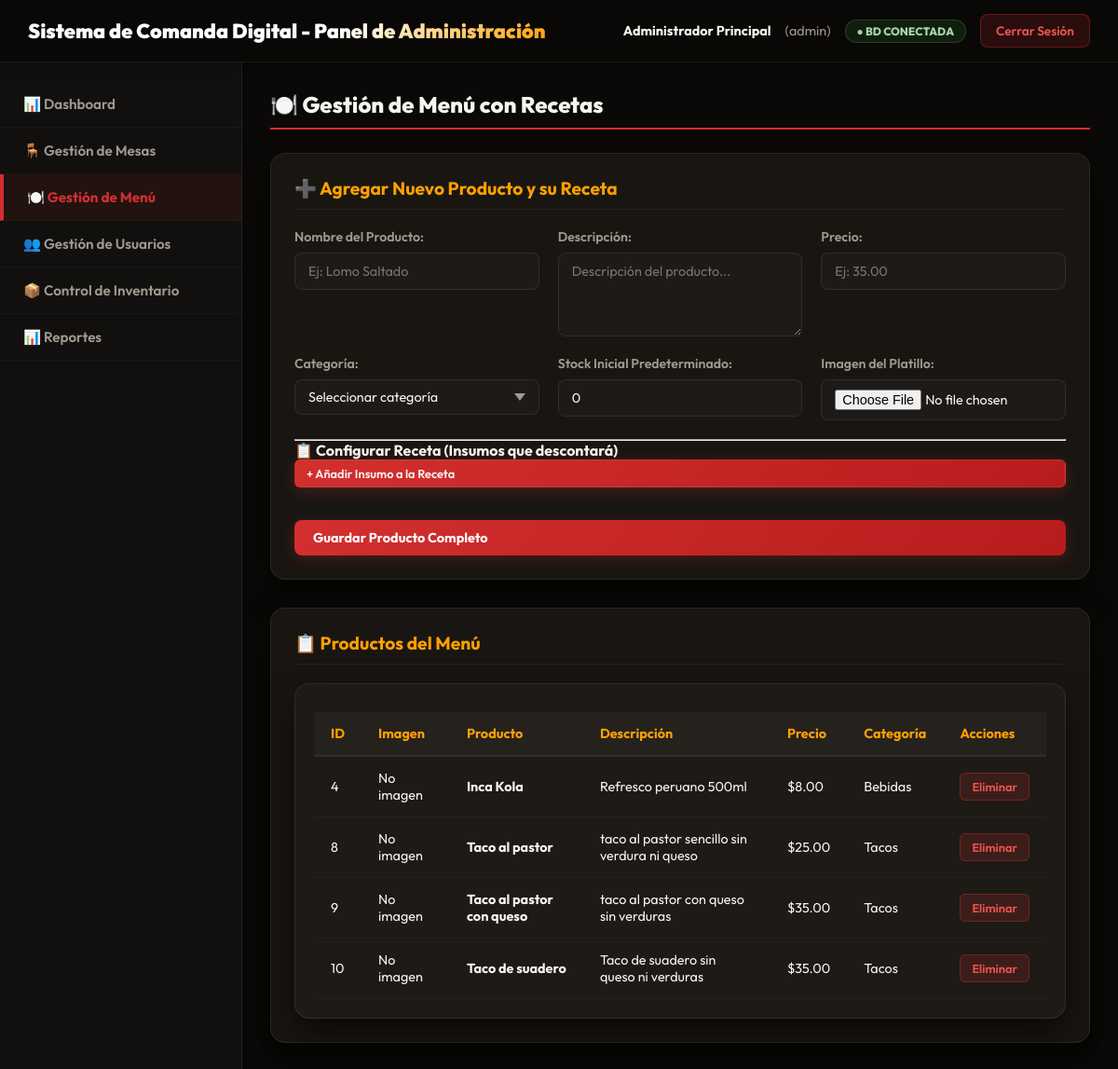
/index.php?action=admin&seccion=menu (signed in), run on an earlier commit of the app's database.
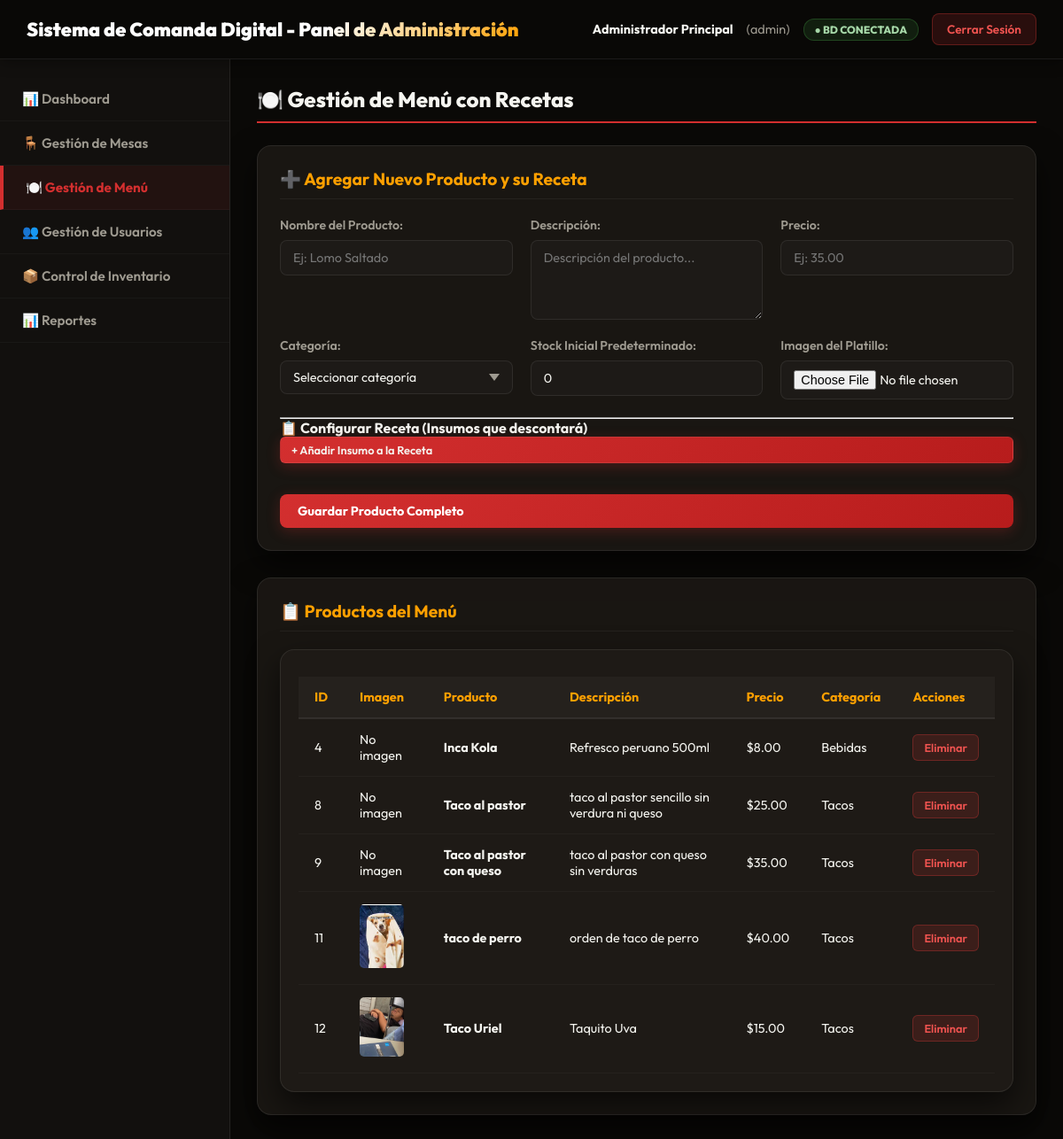
And on a later commit of the database.
### tables this page shows
CREATE TABLE `productos` (
  `id` int(11) NOT NULL,
  `nombre` varchar(200) NOT NULL,
  `descripcion` text DEFAULT NULL,
  `precio` decimal(10,2) NOT NULL,
  `categoria_id` int(11) DEFAULT NULL,
  `imagen_url` varchar(500) DEFAULT NULL,
  `stock` int(11) DEFAULT 0,
  `activo` tinyint(1) DEFAULT 1,
  `tiempo_preparacion` int(11) DEFAULT 15,
  `imagen` varchar(255) DEFAULT NULL
);

CREATE TABLE `categorias_menu` (
  `id` int(11) NOT NULL,
  `nombre` varchar(100) NOT NULL,
  `descripcion` text DEFAULT NULL,
  `orden` int(11) DEFAULT 0,
  `activa` tinyint(1) DEFAULT 1
);

### config/database.php (called while the page is built, shortened)
<?php
class Database {
    private static $connection = null;
    public static function getConnection() {
        if (self::$connection === null) {
            try {
                $dsn = "mysql:host=" . DB_HOST . ";dbname=" . DB_NAME . ";charset=utf8mb4";
                self::$connection = new PDO($dsn, DB_USER, DB_PASS);
                self::$connection->setAttribute(PDO::ATTR_ERRMODE, PDO::ERRMODE_EXCEPTION);
                self::$connection->exec("SET time_zone = '-05:00'");
            } catch(PDOException $e) {
                die("Error de conexión: " . $e->getMessage());
            }
        }
        return self::$connection;
    }
}
?>

### models/Producto.php (called while the page is built, shortened)
<?php
class Producto {
    private $db;
    public function __construct() {
        $this->db = Database::getConnection();
    }
    public function getAllActive() {
        $sql = "SELECT p.*, c.nombre as categoria FROM productos p
                LEFT JOIN categorias_menu c ON p.categoria_id = c.id
                WHERE p.activo = 1 ORDER BY p.id";
        $stmt = $this->db->prepare($sql);
        $stmt->execute();
        return $stmt->fetchAll(PDO::FETCH_ASSOC);
    }
}
?>

### models/Inventario.php (called while the page is built, shortened)
<?php
class Inventario {
    private $db;
    public function __construct() {
        $this->db = Database::getConnection();
    }
    public function getAll() {
        $sql = "SELECT * FROM ingredientes WHERE activo = 1 ORDER BY nombre";
        $stmt = $this->db->prepare($sql);
        $stmt->execute();
        return $stmt->fetchAll(PDO::FETCH_ASSOC);
    }
}
?>

### views/admin/menu.php (the view, shortened to what the changed rows need)
<?php
require_once __DIR__ . '/../layout/header.php';
?>
<div id="menu" class="content-section">
    <h2>🍽️ Gestión de Menú con Recetas</h2>
    <div class="report-section">
        <div class="table-container">
            <table class="data-table">
                <thead>
                    <tr>
                        <th>ID</th>
                        <th>Imagen</th>
                        <th>Producto</th>
                        <th>Descripción</th>
                        <th>Precio</th>
                        <th>Categoría</th>
                        <th>Acciones</th>
                    </tr>
                </thead>
                <tbody>
                    <?php foreach ($data['productos'] as $row): ?>
                        <tr>
                            <td><?php echo $row['id']; ?></td>
                            <td>
                                <?php if(!empty($row['imagen'])): ?>
                                    <img src="<?php echo ASSETS_URL . '../public/images/platillos/' . $row['imagen']; ?>" width="50" style="border-radius: 5px;">
                                <?php else: ?>
                                    No imagen
                                <?php endif; ?>
                            </td>
                            <td><strong><?php echo $row['nombre']; ?></strong></td>
                            <td><?php echo $row['descripcion']; ?></td>
                            <td>$<?php echo number_format($row['precio'], 2); ?></td>
                            <td><?php echo $row['categoria']; ?></td>
                            <td>
                                <form method="POST" action="<?php echo BASE_URL; ?>index.php?action=admin&seccion=menu" style="display:inline;">
                                    <button type="submit" class="btn-sm btn-danger" onclick="return confirm('¿Está seguro de eliminar este producto?')">Eliminar</button>
                                </form>
                            </td>
                        </tr>
                    <?php endforeach; ?>
                </tbody>
            </table>
        </div>
    </div>
</div>
<?php require_once __DIR__ . '/../layout/footer.php'; ?>

What changed in the data, as far as the page shows it:
no longer on this page (row edited): productos: id "10", shows "No imagen", nombre "Taco de suadero", descripcion "Taco de suadero sin queso ni verduras", precio "35.00", categoria.nombre "Tacos"
added productos: id "11", imagen (picture), nombre "taco de perro", descripcion "orden de taco de perro", precio "40.00", categoria.nombre "Tacos"
added productos: id "12", imagen (picture), nombre "Taco Uriel", descripcion "Taquito Uva", precio "15.00", categoria.nombre "Tacos"
